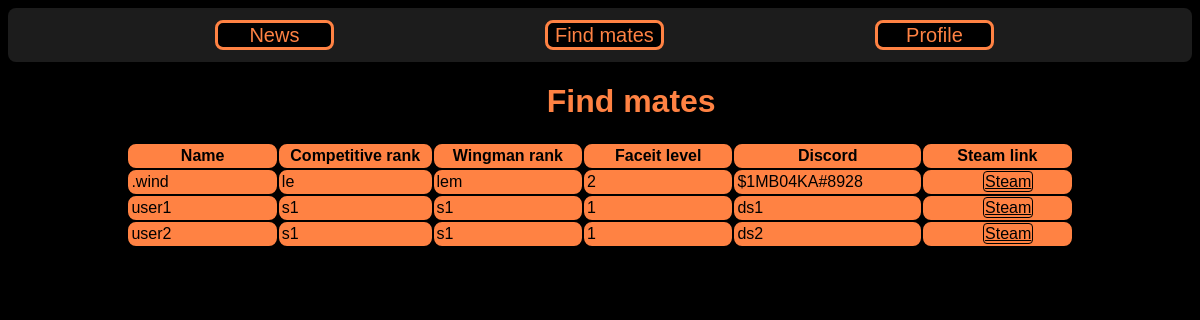
/find_mates, run on the app's committed database.
### data/users.py (models this page shows, shortened)
class User(SqlAlchemyBase, UserMixin):
    __tablename__ = 'users'
    id = sqlalchemy.Column(sqlalchemy.Integer,
                           primary_key=True, autoincrement=True)
    is_admin = sqlalchemy.Column(sqlalchemy.Boolean, nullable=False, default=False)
    is_active = sqlalchemy.Column(sqlalchemy.Boolean, nullable=False, default=False)
    username = sqlalchemy.Column(sqlalchemy.String, nullable=False)
    discord = sqlalchemy.Column(sqlalchemy.String, nullable=False)
    hashed_password = sqlalchemy.Column(sqlalchemy.String, nullable=True)
    competitive_rank = sqlalchemy.Column(sqlalchemy.String, nullable=False)
    wingman_rank = sqlalchemy.Column(sqlalchemy.String, nullable=False)
    faceit_level = sqlalchemy.Column(sqlalchemy.Integer, nullable=False)
    steam = sqlalchemy.Column(sqlalchemy.String, nullable=False)
    created_date = sqlalchemy.Column(sqlalchemy.DateTime,
                                     default=datetime.datetime.now)
    news = orm.relation("News", back_populates='user')

### main.py (the view)
@app.route('/find_mates')
def find_mates():
    db_sess = db_session.create_session()
    users = db_sess.query(User)
    return render_template('find_mates.html', users=users)

### data/db_session.py (called while the page is built)
def create_session() -> Session:
    global __factory
    return __factory()

### templates/find_mates.html (shortened to what this page needs)
{% extends "base.html" %}
{% block content %}
<h1 style="margin-left: 45.5%;">Find mates</h1>
<table>
<tr><th>Name</th><th>Competitive rank</th> <th>Wingman rank</th> <th>Faceit level</th><th>Discord</th><th>Steam link</th></tr>
        {% for user in  users%}
        <tr><td>{{user.username}}</td><td>{{user.competitive_rank}}</td><td>{{user.wingman_rank}}</td><td>{{user.faceit_level}}</td><td>{{user.discord}}</td><td><a class="table_button" href="{{user.steam}}" target="_blank">Steam</a></td></tr>
        {% endfor %}
</table>
{% endblock %}

### static/css/style.css (style rules this page uses)
body { background: black; font-family: Arial; }
h1 { color: rgba(255, 130 , 67, 1); }
table { width: 80%; border-radius: 8px; color: black; margin-left: 10%; }
th { width: 10%; border: 2px solid rgba(255, 130 , 67, 1); background: rgba(255, 130 , 67, 1); border-radius: 8px; }
td { width: 10%; border: 2px solid rgba(255, 130 , 67, 1); background: rgba(255, 130 , 67, 1); border-radius: 8px; }
.table_button { border: 1px solid black; border-radius: 4px; padding: 1px; color: black; width: 100%; margin-left: 40%; height: 25px; -webkit-transition-duration: 0.4s; transition-duration: 0.4s; }

### data on the page
User: username ".wind", competitive_rank "le", wingman_rank "lem", faceit_level "2", discord "$1MB04KA#8928"
User: username "user1", competitive_rank "s1", wingman_rank "s1", faceit_level "1", discord "ds1"
User: username "user2", competitive_rank "s1", wingman_rank "s1", faceit_level "1", discord "ds2"
